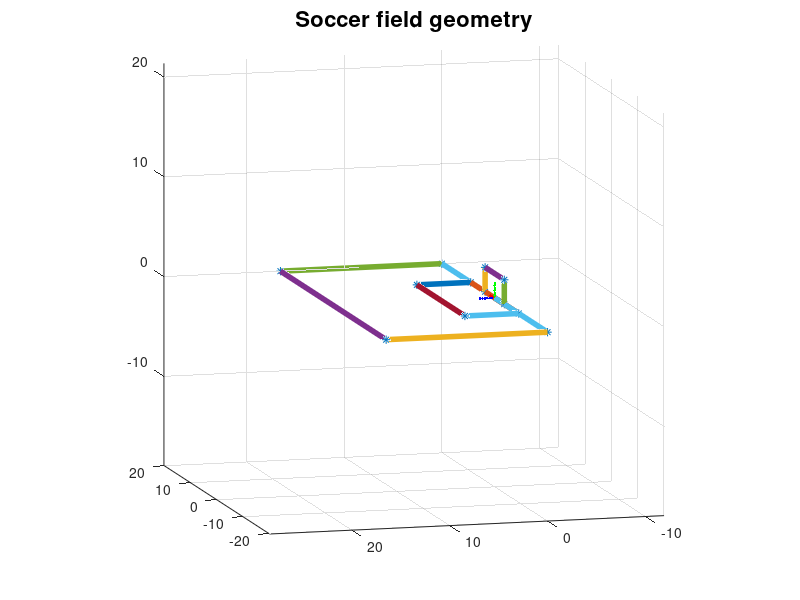

This chart was generated by the following MATLAB code:
function Pts3d_valid = field_geometry
% ----------------------- Description ------------------------ %
%                                                              %
%                Plot soccer field real-Geometry               %
%                                                              %
% ------------------------- Content -------------------------- %

% the soccer goal is 7.32m wide and 2.44m high:
x = 7.32/2;
z = 2.44;
goalframe = [-x x x -x;0 0 0 0;0 0 z z;1 1 1 1];

% the target area is 11 + 7.32m wide and 5.5m deep
xx = 18.32/2;
yy = 5.5;
innerframe = [-xx -xx xx xx;0 yy yy 0;0 0 0 0;1 1 1 1];

% the penalty area is 40.32 m wide and 16.5 m deep
xxx = 40.32/2;
yyy = 16.5;
outerframe = [-xxx -xxx xxx xxx;0 yyy yyy 0;0 0 0 0;1 1 1 1];

Pts3d = [goalframe, innerframe, outerframe];

% Fig();
plot3( Pts3d(1,:), Pts3d(2,:), Pts3d(3,:), '*');
hold on; axis equal; rotate3d on;

% draw frames
for ii=1:3
    for jj=1:4
        jjp=mod(jj,4)+1;
        index=[jj,jjp]+(ii-1)*4;
        plot3(Pts3d(1,index),Pts3d(2,index),Pts3d(3,index),'-', 'linewidth', 4);
    end
end

arrow_lin = 0:.25:1.5; O_lin = zeros(1, length(arrow_lin));
plot3( arrow_lin, O_lin, O_lin, 'r.', 'linewidth', 2);
plot3( O_lin, arrow_lin, O_lin, 'b.', 'linewidth', 2);
plot3( O_lin, O_lin, arrow_lin, 'g.', 'linewidth', 2);

view([-105 10]); grid on;
title('Soccer field geometry', 'fontsize', 16);
Pts3d_valid = Pts3d( :, [1:8 12] );